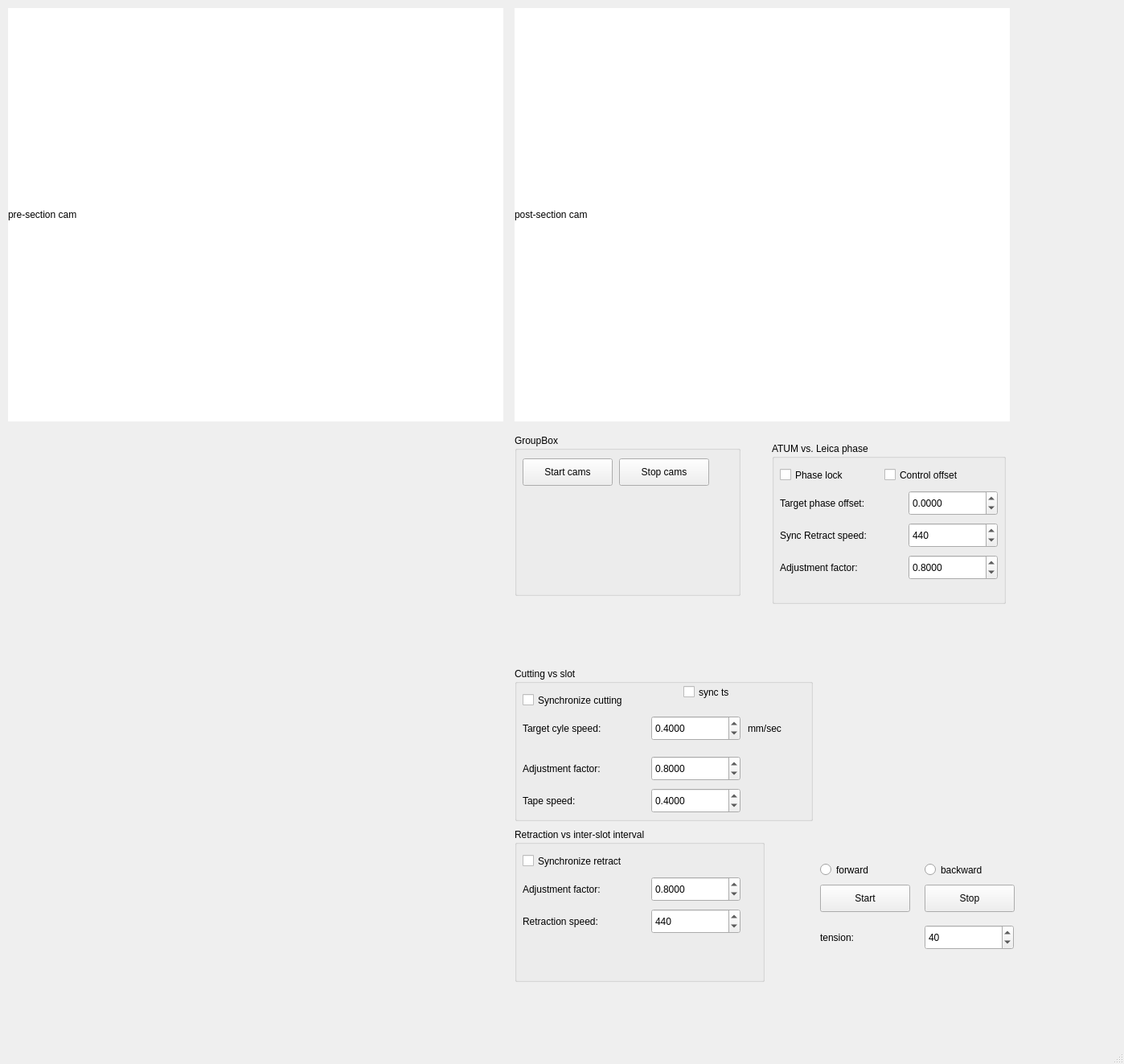
<?xml version="1.0" encoding="UTF-8"?>
<ui version="4.0">
 <class>MainWindow</class>
 <widget class="QMainWindow" name="MainWindow">
  <property name="geometry">
   <rect>
    <x>0</x>
    <y>0</y>
    <width>1398</width>
    <height>1323</height>
   </rect>
  </property>
  <property name="windowTitle">
   <string>MainWindow</string>
  </property>
  <widget class="QWidget" name="centralwidget">
   <widget class="QLabel" name="_cam_presection">
    <property name="geometry">
     <rect>
      <x>10</x>
      <y>10</y>
      <width>616</width>
      <height>514</height>
     </rect>
    </property>
    <property name="autoFillBackground">
     <bool>false</bool>
    </property>
    <property name="styleSheet">
     <string notr="true">background: rgb(255,255,255)</string>
    </property>
    <property name="text">
     <string>pre-section cam</string>
    </property>
   </widget>
   <widget class="QLabel" name="_cam_postsection">
    <property name="geometry">
     <rect>
      <x>640</x>
      <y>10</y>
      <width>616</width>
      <height>514</height>
     </rect>
    </property>
    <property name="styleSheet">
     <string notr="true">background: rgb(255,255,255)</string>
    </property>
    <property name="text">
     <string>post-section cam</string>
    </property>
   </widget>
   <widget class="QGroupBox" name="groupBox">
    <property name="geometry">
     <rect>
      <x>640</x>
      <y>540</y>
      <width>281</width>
      <height>201</height>
     </rect>
    </property>
    <property name="title">
     <string>GroupBox</string>
    </property>
    <widget class="QPushButton" name="btn_StartCams">
     <property name="geometry">
      <rect>
       <x>10</x>
       <y>30</y>
       <width>112</width>
       <height>34</height>
      </rect>
     </property>
     <property name="text">
      <string>Start cams</string>
     </property>
    </widget>
    <widget class="QPushButton" name="btn_StopCams">
     <property name="geometry">
      <rect>
       <x>130</x>
       <y>30</y>
       <width>112</width>
       <height>34</height>
      </rect>
     </property>
     <property name="text">
      <string>Stop cams</string>
     </property>
    </widget>
   </widget>
   <widget class="PlotWidget" name="pg_sync" native="true">
    <property name="geometry">
     <rect>
      <x>10</x>
      <y>540</y>
      <width>616</width>
      <height>331</height>
     </rect>
    </property>
   </widget>
   <widget class="PlotWidget" name="pg_phasediff" native="true">
    <property name="geometry">
     <rect>
      <x>10</x>
      <y>890</y>
      <width>616</width>
      <height>331</height>
     </rect>
    </property>
   </widget>
   <widget class="QGroupBox" name="groupBox_2">
    <property name="geometry">
     <rect>
      <x>640</x>
      <y>1030</y>
      <width>311</width>
      <height>191</height>
     </rect>
    </property>
    <property name="title">
     <string>Retraction vs inter-slot interval</string>
    </property>
    <widget class="QCheckBox" name="cbx_synRetractSpeed">
     <property name="geometry">
      <rect>
       <x>10</x>
       <y>20</y>
       <width>171</width>
       <height>41</height>
      </rect>
     </property>
     <property name="text">
      <string>Synchronize retract</string>
     </property>
     <property name="checked">
      <bool>false</bool>
     </property>
    </widget>
    <widget class="QLabel" name="label">
     <property name="geometry">
      <rect>
       <x>10</x>
       <y>60</y>
       <width>141</width>
       <height>31</height>
      </rect>
     </property>
     <property name="text">
      <string>Adjustment factor:</string>
     </property>
    </widget>
    <widget class="QDoubleSpinBox" name="sbx_retractFactor">
     <property name="geometry">
      <rect>
       <x>170</x>
       <y>60</y>
       <width>111</width>
       <height>31</height>
      </rect>
     </property>
     <property name="keyboardTracking">
      <bool>false</bool>
     </property>
     <property name="decimals">
      <number>4</number>
     </property>
     <property name="minimum">
      <double>-1000.000000000000000</double>
     </property>
     <property name="maximum">
      <double>1000.000000000000000</double>
     </property>
     <property name="value">
      <double>0.800000000000000</double>
     </property>
    </widget>
    <widget class="QLabel" name="label_2">
     <property name="geometry">
      <rect>
       <x>10</x>
       <y>100</y>
       <width>141</width>
       <height>31</height>
      </rect>
     </property>
     <property name="text">
      <string>Retraction speed:</string>
     </property>
    </widget>
    <widget class="QSpinBox" name="sbx_retractionSpeed">
     <property name="geometry">
      <rect>
       <x>170</x>
       <y>100</y>
       <width>111</width>
       <height>31</height>
      </rect>
     </property>
     <property name="keyboardTracking">
      <bool>false</bool>
     </property>
     <property name="minimum">
      <number>1</number>
     </property>
     <property name="maximum">
      <number>6000</number>
     </property>
     <property name="value">
      <number>440</number>
     </property>
    </widget>
   </widget>
   <widget class="QGroupBox" name="groupBox_3">
    <property name="geometry">
     <rect>
      <x>640</x>
      <y>830</y>
      <width>371</width>
      <height>191</height>
     </rect>
    </property>
    <property name="title">
     <string>Cutting vs slot</string>
    </property>
    <widget class="QLabel" name="label_5">
     <property name="geometry">
      <rect>
       <x>10</x>
       <y>60</y>
       <width>161</width>
       <height>31</height>
      </rect>
     </property>
     <property name="text">
      <string>Target cyle speed:</string>
     </property>
    </widget>
    <widget class="QDoubleSpinBox" name="sbx_targetCycleSpeed">
     <property name="geometry">
      <rect>
       <x>170</x>
       <y>60</y>
       <width>111</width>
       <height>31</height>
      </rect>
     </property>
     <property name="keyboardTracking">
      <bool>false</bool>
     </property>
     <property name="decimals">
      <number>4</number>
     </property>
     <property name="minimum">
      <double>0.000000000000000</double>
     </property>
     <property name="maximum">
      <double>1000.000000000000000</double>
     </property>
     <property name="singleStep">
      <double>0.010000000000000</double>
     </property>
     <property name="value">
      <double>0.400000000000000</double>
     </property>
    </widget>
    <widget class="QCheckBox" name="cbx_synCutting">
     <property name="geometry">
      <rect>
       <x>10</x>
       <y>20</y>
       <width>171</width>
       <height>41</height>
      </rect>
     </property>
     <property name="text">
      <string>Synchronize cutting</string>
     </property>
     <property name="checked">
      <bool>false</bool>
     </property>
    </widget>
    <widget class="QLabel" name="label_6">
     <property name="geometry">
      <rect>
       <x>10</x>
       <y>110</y>
       <width>141</width>
       <height>31</height>
      </rect>
     </property>
     <property name="text">
      <string>Adjustment factor:</string>
     </property>
    </widget>
    <widget class="QDoubleSpinBox" name="sbx_cycleFactor">
     <property name="geometry">
      <rect>
       <x>170</x>
       <y>110</y>
       <width>111</width>
       <height>31</height>
      </rect>
     </property>
     <property name="keyboardTracking">
      <bool>false</bool>
     </property>
     <property name="decimals">
      <number>4</number>
     </property>
     <property name="minimum">
      <double>-1000.000000000000000</double>
     </property>
     <property name="maximum">
      <double>1000.000000000000000</double>
     </property>
     <property name="value">
      <double>0.800000000000000</double>
     </property>
    </widget>
    <widget class="QLabel" name="label_7">
     <property name="geometry">
      <rect>
       <x>10</x>
       <y>150</y>
       <width>141</width>
       <height>31</height>
      </rect>
     </property>
     <property name="text">
      <string>Tape speed:</string>
     </property>
    </widget>
    <widget class="QLabel" name="label_8">
     <property name="geometry">
      <rect>
       <x>290</x>
       <y>60</y>
       <width>71</width>
       <height>31</height>
      </rect>
     </property>
     <property name="text">
      <string>mm/sec</string>
     </property>
    </widget>
    <widget class="QDoubleSpinBox" name="sbx_tapeSpeed">
     <property name="geometry">
      <rect>
       <x>170</x>
       <y>150</y>
       <width>111</width>
       <height>31</height>
      </rect>
     </property>
     <property name="keyboardTracking">
      <bool>false</bool>
     </property>
     <property name="decimals">
      <number>4</number>
     </property>
     <property name="minimum">
      <double>-1000.000000000000000</double>
     </property>
     <property name="maximum">
      <double>1000.000000000000000</double>
     </property>
     <property name="singleStep">
      <double>0.050000000000000</double>
     </property>
     <property name="value">
      <double>0.400000000000000</double>
     </property>
    </widget>
    <widget class="QCheckBox" name="cbx_synTS">
     <property name="geometry">
      <rect>
       <x>210</x>
       <y>10</y>
       <width>141</width>
       <height>41</height>
      </rect>
     </property>
     <property name="text">
      <string>sync ts</string>
     </property>
     <property name="checked">
      <bool>false</bool>
     </property>
    </widget>
   </widget>
   <widget class="QGroupBox" name="groupBox_4">
    <property name="geometry">
     <rect>
      <x>960</x>
      <y>550</y>
      <width>291</width>
      <height>201</height>
     </rect>
    </property>
    <property name="title">
     <string>ATUM vs. Leica phase</string>
    </property>
    <widget class="QCheckBox" name="cbx_PhaseLock">
     <property name="geometry">
      <rect>
       <x>10</x>
       <y>20</y>
       <width>171</width>
       <height>41</height>
      </rect>
     </property>
     <property name="text">
      <string>Phase lock</string>
     </property>
     <property name="checked">
      <bool>false</bool>
     </property>
    </widget>
    <widget class="QDoubleSpinBox" name="sbx_targetphase">
     <property name="geometry">
      <rect>
       <x>170</x>
       <y>60</y>
       <width>111</width>
       <height>31</height>
      </rect>
     </property>
     <property name="keyboardTracking">
      <bool>false</bool>
     </property>
     <property name="decimals">
      <number>4</number>
     </property>
     <property name="minimum">
      <double>-1000.000000000000000</double>
     </property>
     <property name="maximum">
      <double>1000.000000000000000</double>
     </property>
    </widget>
    <widget class="QLabel" name="label_4">
     <property name="geometry">
      <rect>
       <x>10</x>
       <y>60</y>
       <width>161</width>
       <height>31</height>
      </rect>
     </property>
     <property name="text">
      <string>Target phase offset:</string>
     </property>
    </widget>
    <widget class="QCheckBox" name="cbx_synOffset">
     <property name="geometry">
      <rect>
       <x>140</x>
       <y>20</y>
       <width>141</width>
       <height>41</height>
      </rect>
     </property>
     <property name="text">
      <string>Control offset</string>
     </property>
     <property name="checked">
      <bool>false</bool>
     </property>
    </widget>
    <widget class="QSpinBox" name="sbx_defaultretractionSpeed">
     <property name="geometry">
      <rect>
       <x>170</x>
       <y>100</y>
       <width>111</width>
       <height>31</height>
      </rect>
     </property>
     <property name="keyboardTracking">
      <bool>false</bool>
     </property>
     <property name="minimum">
      <number>1</number>
     </property>
     <property name="maximum">
      <number>6000</number>
     </property>
     <property name="value">
      <number>440</number>
     </property>
    </widget>
    <widget class="QLabel" name="label_11">
     <property name="geometry">
      <rect>
       <x>10</x>
       <y>100</y>
       <width>181</width>
       <height>31</height>
      </rect>
     </property>
     <property name="text">
      <string>Sync Retract speed:</string>
     </property>
    </widget>
    <widget class="QDoubleSpinBox" name="sbx_phaseFactor">
     <property name="geometry">
      <rect>
       <x>170</x>
       <y>140</y>
       <width>111</width>
       <height>31</height>
      </rect>
     </property>
     <property name="keyboardTracking">
      <bool>false</bool>
     </property>
     <property name="decimals">
      <number>4</number>
     </property>
     <property name="minimum">
      <double>-1000.000000000000000</double>
     </property>
     <property name="maximum">
      <double>1000.000000000000000</double>
     </property>
     <property name="value">
      <double>0.800000000000000</double>
     </property>
    </widget>
    <widget class="QLabel" name="label_10">
     <property name="geometry">
      <rect>
       <x>10</x>
       <y>140</y>
       <width>141</width>
       <height>31</height>
      </rect>
     </property>
     <property name="text">
      <string>Adjustment factor:</string>
     </property>
    </widget>
   </widget>
   <widget class="QPushButton" name="btn_TapeStop">
    <property name="geometry">
     <rect>
      <x>1150</x>
      <y>1100</y>
      <width>112</width>
      <height>34</height>
     </rect>
    </property>
    <property name="text">
     <string>Stop</string>
    </property>
   </widget>
   <widget class="QPushButton" name="btn_TapeStart">
    <property name="geometry">
     <rect>
      <x>1020</x>
      <y>1100</y>
      <width>112</width>
      <height>34</height>
     </rect>
    </property>
    <property name="text">
     <string>Start</string>
    </property>
   </widget>
   <widget class="QRadioButton" name="radiobtn_forward">
    <property name="geometry">
     <rect>
      <x>1020</x>
      <y>1070</y>
      <width>111</width>
      <height>23</height>
     </rect>
    </property>
    <property name="text">
     <string>forward</string>
    </property>
   </widget>
   <widget class="QRadioButton" name="radiobtn_backward">
    <property name="geometry">
     <rect>
      <x>1150</x>
      <y>1070</y>
      <width>111</width>
      <height>23</height>
     </rect>
    </property>
    <property name="text">
     <string>backward</string>
    </property>
   </widget>
   <widget class="QDoubleSpinBox" name="sbx_tapeTension">
    <property name="geometry">
     <rect>
      <x>1150</x>
      <y>1150</y>
      <width>111</width>
      <height>31</height>
     </rect>
    </property>
    <property name="keyboardTracking">
     <bool>false</bool>
    </property>
    <property name="decimals">
     <number>0</number>
    </property>
    <property name="minimum">
     <double>-1000.000000000000000</double>
    </property>
    <property name="maximum">
     <double>100.000000000000000</double>
    </property>
    <property name="singleStep">
     <double>1.000000000000000</double>
    </property>
    <property name="value">
     <double>40.000000000000000</double>
    </property>
   </widget>
   <widget class="QLabel" name="label_9">
    <property name="geometry">
     <rect>
      <x>1020</x>
      <y>1150</y>
      <width>111</width>
      <height>31</height>
     </rect>
    </property>
    <property name="text">
     <string>tension:</string>
    </property>
   </widget>
  </widget>
  <widget class="QMenuBar" name="menubar">
   <property name="geometry">
    <rect>
     <x>0</x>
     <y>0</y>
     <width>1398</width>
     <height>31</height>
    </rect>
   </property>
  </widget>
  <widget class="QStatusBar" name="statusbar"/>
 </widget>
 <customwidgets>
  <customwidget>
   <class>PlotWidget</class>
   <extends>QWidget</extends>
   <header>pyqtgraph</header>
   <container>1</container>
  </customwidget>
 </customwidgets>
 <resources/>
 <connections/>
</ui>
